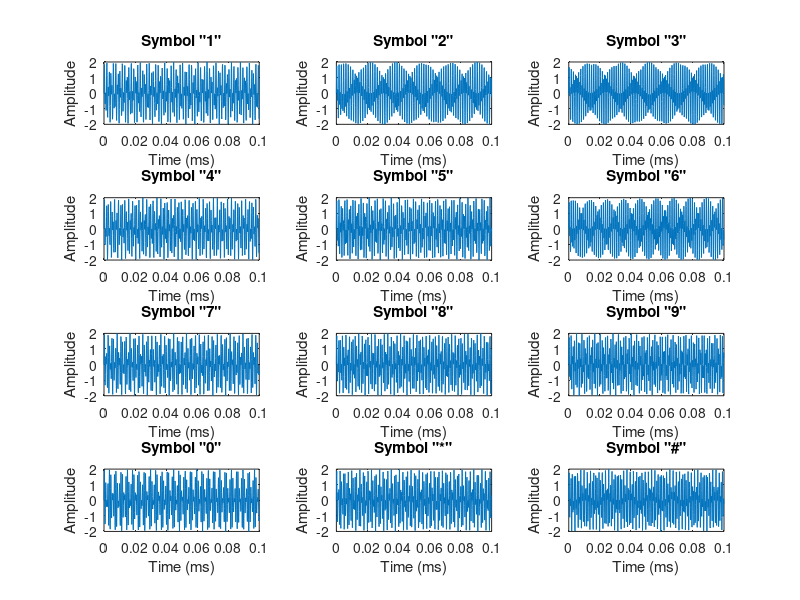

MATLAB code for this plot:
% Author: Vishwas K Singh
% Email: vishwasks32@gmail.com
% Script to Generate DTMF signals

clear all;
close all;
clc;

% Let us assign keys for telephone keypad
k = ['1', '2', '3', '4', '5', '6', '7', '8', '9', '0', '*', '#'];

% Assign Frequencies low and high
low_freq = [697 770 852 941];
high_freq = [1209 1336 1447];

% Compute frequencies for each button
f = [];
for i = 1:4
    for j = 1:3
        f = [f [low_freq(i);high_freq(j)] ];
    end
end
disp(f);

% Generation and plotting 2 seconds tones
Fs = 8000; %Sampling Frequency 8kHz
N = 800;  %duration of Samples 8ms
t = (0:N-1)/Fs;

 for btn = 1:12
     %Get frequencies of tonechoice
     freq_both = f(:,btn);
    
     %Generate Sine waves
     lfb = sin(freq_both(1)*2*pi*t);
     hfb = sin(freq_both(2)*2*pi*t);
     
     % Get their sum
     tones = lfb+hfb

     % Plot tone
     subplot(4,3,btn);
     plot(t,tones);
     hold on;
     title(['Symbol "', k(btn),'"']);
     ylabel('Amplitude');
     xlabel('Time (ms)');
 end
